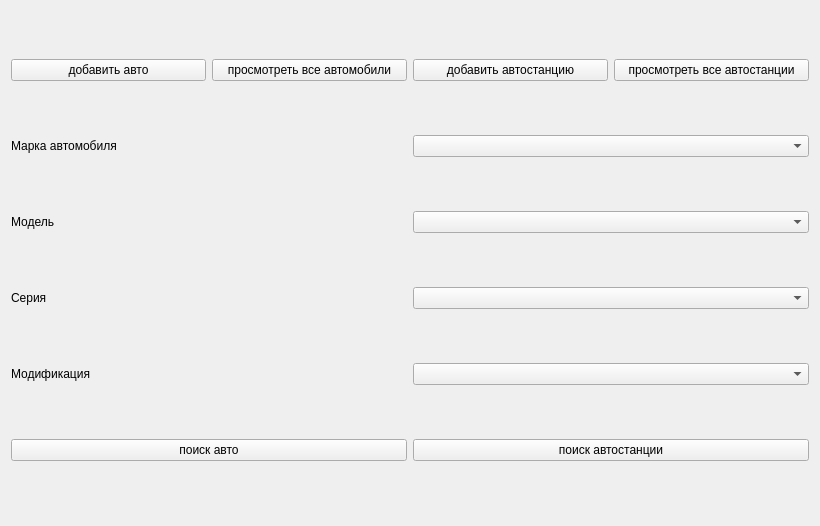
<?xml version="1.0" encoding="UTF-8"?>
<ui version="4.0">
 <class>MainWindow</class>
 <widget class="QMainWindow" name="MainWindow">
  <property name="geometry">
   <rect>
    <x>0</x>
    <y>0</y>
    <width>820</width>
    <height>526</height>
   </rect>
  </property>
  <property name="windowTitle">
   <string>Menu</string>
  </property>
  <widget class="QWidget" name="centralWidget">
   <layout class="QVBoxLayout" name="verticalLayout">
    <item>
     <layout class="QHBoxLayout" name="horizontalLayout">
      <item>
       <widget class="QPushButton" name="pushButton_2">
        <property name="text">
         <string>добавить авто</string>
        </property>
       </widget>
      </item>
      <item>
       <widget class="QPushButton" name="pushButton_3">
        <property name="text">
         <string>просмотреть все автомобили</string>
        </property>
       </widget>
      </item>
      <item>
       <widget class="QPushButton" name="pushButton_4">
        <property name="text">
         <string>добавить автостанцию</string>
        </property>
       </widget>
      </item>
      <item>
       <widget class="QPushButton" name="pushButton_5">
        <property name="text">
         <string>просмотреть все автостанции</string>
        </property>
       </widget>
      </item>
     </layout>
    </item>
    <item>
     <layout class="QHBoxLayout" name="horizontalLayout_2">
      <item>
       <widget class="QLabel" name="label">
        <property name="text">
         <string>Марка автомобиля</string>
        </property>
       </widget>
      </item>
      <item>
       <widget class="QComboBox" name="comboBox"/>
      </item>
     </layout>
    </item>
    <item>
     <layout class="QHBoxLayout" name="horizontalLayout_3">
      <item>
       <widget class="QLabel" name="label_2">
        <property name="text">
         <string>Модель </string>
        </property>
       </widget>
      </item>
      <item>
       <widget class="QComboBox" name="comboBox_2"/>
      </item>
     </layout>
    </item>
    <item>
     <layout class="QHBoxLayout" name="horizontalLayout_4">
      <item>
       <widget class="QLabel" name="label_4">
        <property name="text">
         <string>Серия</string>
        </property>
       </widget>
      </item>
      <item>
       <widget class="QComboBox" name="comboBox_4"/>
      </item>
     </layout>
    </item>
    <item>
     <layout class="QHBoxLayout" name="horizontalLayout_5">
      <item>
       <widget class="QLabel" name="label_5">
        <property name="text">
         <string>Модификация</string>
        </property>
       </widget>
      </item>
      <item>
       <widget class="QComboBox" name="comboBox_5"/>
      </item>
     </layout>
    </item>
    <item>
     <layout class="QHBoxLayout" name="horizontalLayout_6">
      <item>
       <widget class="QPushButton" name="pushButton">
        <property name="text">
         <string>поиск авто</string>
        </property>
       </widget>
      </item>
      <item>
       <widget class="QPushButton" name="pushButton_6">
        <property name="text">
         <string>поиск автостанции</string>
        </property>
       </widget>
      </item>
     </layout>
    </item>
   </layout>
  </widget>
  <widget class="QMenuBar" name="menuBar">
   <property name="geometry">
    <rect>
     <x>0</x>
     <y>0</y>
     <width>820</width>
     <height>26</height>
    </rect>
   </property>
  </widget>
 </widget>
 <layoutdefault spacing="6" margin="11"/>
 <resources/>
 <connections/>
</ui>
